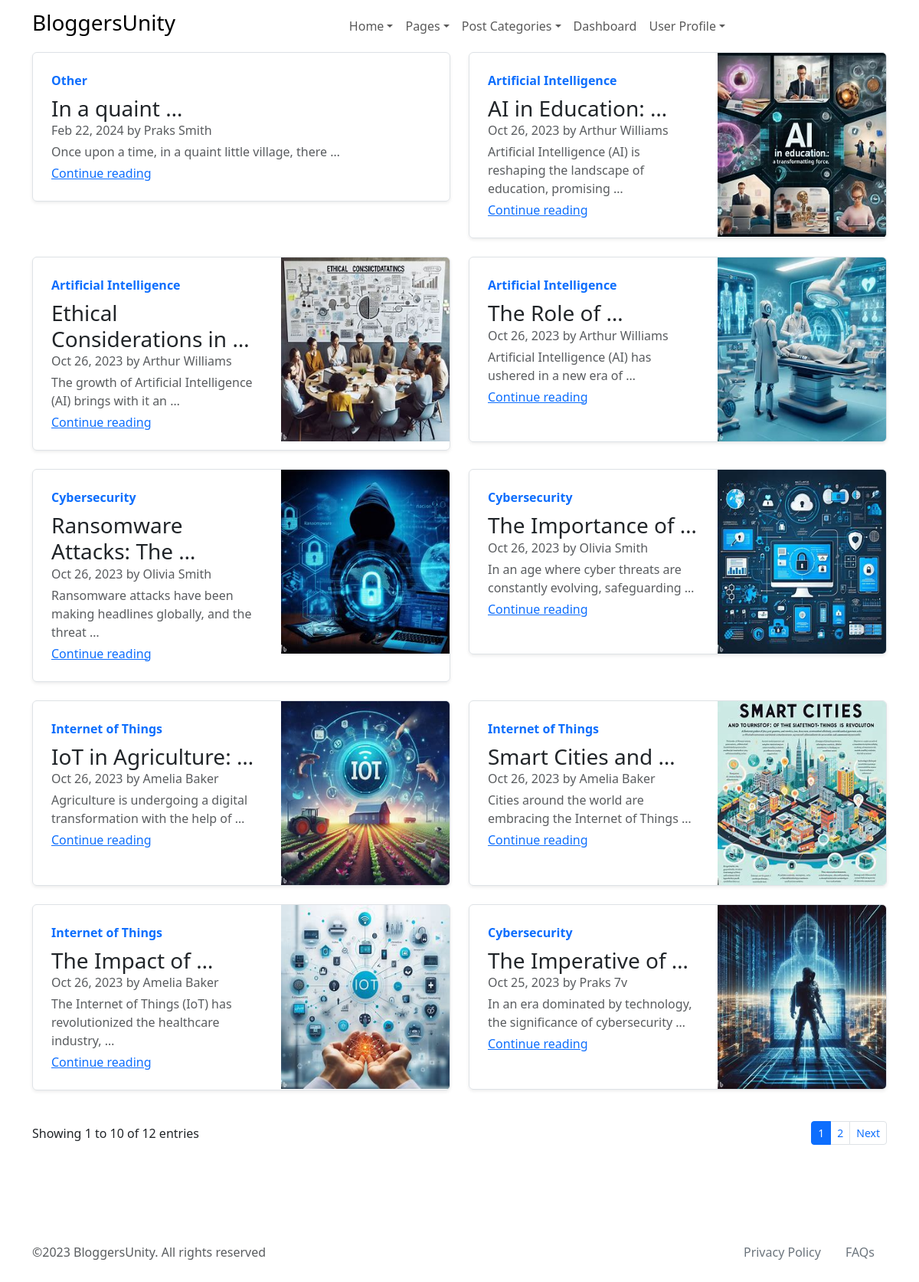
The app's page /blog/ (signed in) with its own data.
### Tech/models.py (models this page shows, shortened)
class BlogPost(models.Model):
    title = models.CharField(max_length=200)
    content = models.TextField()
    author = models.ForeignKey(CustomUser, on_delete=models.CASCADE)
    pub_date = models.DateTimeField(auto_now_add=True)
    STATUS_CHOICES = (
        ('draft', 'Draft'),
        ('published', 'Published'),
        ('archived', 'Archived'),
    )
    status = models.CharField(max_length=20, choices=STATUS_CHOICES, default='draft')
    image = models.ImageField(upload_to='blog_images/', blank=True, null=True)
    CATEGORY_CHOICES = (
        ('Aerospace', 'Aerospace'),
        ('Artificial_Intelligence', 'Artificial Intelligence'),
        ('Automotive', 'Automotive'),
        ('Biotechnology', 'Biotechnology'),
        ('Cybersecurity', 'Cybersecurity'),
        ('Fintech', 'Fintech'),
        ('Gaming', 'Gaming'),
        ('IoT', 'Internet of Things'),
        ('Robotics', 'Robotics'),
        ('Other', 'Other'),
    )
    categories = models.CharField(max_length=100, choices=CATEGORY_CHOICES, default='Other')
    slug = models.SlugField(unique=True, max_length=255, blank=True)
    objects = models.Manager()

class CustomUser(AbstractBaseUser, PermissionsMixin):
    username = models.CharField(max_length=30, unique=True)
    email = models.EmailField(unique=True)
    first_name = models.CharField(max_length=30, blank=True)
    last_name = models.CharField(max_length=30, blank=True)
    profile_picture = models.ImageField(upload_to='profile_pictures', blank=True, null=True)
    date_of_birth = models.DateField(null=True, blank=True)
    bio = models.TextField(blank=True)
    is_active = models.BooleanField(default=True)
    is_staff = models.BooleanField(default=False)
    date_joined = models.DateTimeField(default=timezone.now)
    objects = CustomUserManager()
    USERNAME_FIELD = 'email'
    REQUIRED_FIELDS = ['username']
    def __str__(self):
        if self.first_name and self.last_name:
            return f"{self.first_name} {self.last_name}"
        elif self.username:
            return self.username
        else:
            return self.email

### Tech/views.py (the view)
# urls.py: path('blog/', views.BlogPostsView.as_view(), name='blog_post_lists'),
class BlogPostsView(View):
    template_name = 'Tech/blog_post_list.html'
    per_page = 10
    def get(self, request):
        all_blog_posts = BlogPost.objects.all().order_by('-pub_date')
        blog_post_count = all_blog_posts.count()
        paginator = Paginator(all_blog_posts, self.per_page)
        page = request.GET.get('page')
        try:
            blog_posts = paginator.page(page)
        except PageNotAnInteger:
            blog_posts = paginator.page(1)
        except EmptyPage:
            blog_posts = paginator.page(paginator.num_pages)
        return render(request, self.template_name, {'blog_posts': blog_posts, 'blog_post_count': blog_post_count})

### Tech/templates/Tech/blog_post_list.html (shortened to what this page needs)
{% extends 'Tech/base.html' %}
{% block content %}
<main class="container">
    <div class="row">
        {% for post in blog_posts %}
        <div class="col-md-6">
            <div class="row g-0 border rounded overflow-hidden flex-md-row mb-4 shadow-sm h-md-250 position-relative">
                <div class="col p-4 d-flex flex-column position-static">
                    <strong class="d-inline-block mb-2 text-primary">{{ post.get_categories_display }}</strong>
                    <h3 class="mb-0">{{ post.title | truncatewords:3 }}</h3>
                    <div class="mb-1 text-muted">{{ post.pub_date | date:"M d, Y"}} by {{ post.author }}</div>
                    <div class="mb-1 text-muted">{{ post.content | truncatewords:10 }}</div>
                    <a href="{% url 'blog_post_detail' post.slug %}" class="stretched-link">Continue reading</a>
                </div>
                <div class="col-auto d-none d-lg-block">
                    {% if post.image %}
                    <img class="bd-placeholder-img" src="{{ post.image.url }}" width="220" height="240"
                         alt="Placeholder: Thumbnail">
                    {% endif %}
                </div>
            </div>
        </div>
        {% empty %}
        <p>No published posts to display.</p>
        {% endfor %}
    </div>
    {% if blog_posts.paginator.num_pages > 1 %}
    <div class="d-sm-flex justify-content-sm-between align-items-sm-center mt-4 mt-sm-3">
        <p class="mb-sm-0 text-center text-sm-start">Showing {{ blog_posts.start_index }} to
            {{ blog_posts.end_index }} of {{ blog_post_count }} entries</p>
        <nav class="mb-sm-0 d-flex justify-content-center" aria-label="navigation">
            <ul class="pagination pagination-sm pagination-bordered mb-0">
                {% for page in blog_posts.paginator.page_range %}
                {% if page == blog_posts.number %}
                <li class="page-item active">
                    <span class="page-link">{{ page }}</span>
                </li>
                {% else %}
                {% if page >= blog_posts.number|add:"-4" and page <= blog_posts.number|add:"4" %}
                <li class="page-item">
                    <a class="page-link" href="?page={{ page }}">{{ page }}</a>
                </li>
                {% elif page == blog_posts.number|add:"5" or page == blog_posts.number|add:"-5" %}
                <li class="page-item">
                    <span class="page-link" tabindex="-1" aria-disabled="true">...</span>
                </li>
                {% endif %}
                {% endif %}
                {% endfor %}
                {% if blog_posts.has_next %}
                <li class="page-item">
                    <a class="page-link" href="?page={{ blog_posts.next_page_number }}">Next</a>
                </li>
                {% endif %}
            </ul>
        </nav>
    </div>
    {% endif %}
</main>
{% endblock %}

### records on screen
BlogPost: categories "Other", title "In a quaint …", pub_date "Feb 22, 2024", author "Praks Smith", content "Once upon a time, in a quaint little village, there …"
BlogPost: categories "Artificial Intelligence", title "AI in Education: …", pub_date "Oct 26, 2023", author "Arthur Williams", content "Artificial Intelligence (AI) is reshaping the landscape of education, promising …", image (picture)
BlogPost: categories "Artificial Intelligence", title "Ethical Considerations in …", pub_date "Oct 26, 2023", author "Arthur Williams", content "The growth of Artificial Intelligence (AI) brings with it an …", image (picture)
BlogPost: categories "Artificial Intelligence", title "The Role of …", pub_date "Oct 26, 2023", author "Arthur Williams", content "Artificial Intelligence (AI) has ushered in a new era of …", image (picture)
BlogPost: categories "Cybersecurity", title "Ransomware Attacks: The …", pub_date "Oct 26, 2023", author "Olivia Smith", content "Ransomware attacks have been making headlines globally, and the threat …", image (picture)
BlogPost: categories "Cybersecurity", title "The Importance of …", pub_date "Oct 26, 2023", author "Olivia Smith", content "In an age where cyber threats are constantly evolving, safeguarding …", image (picture)
BlogPost: categories "Internet of Things", title "IoT in Agriculture: …", pub_date "Oct 26, 2023", author "Amelia Baker", content "Agriculture is undergoing a digital transformation with the help of …", image (picture)
BlogPost: categories "Internet of Things", title "Smart Cities and …", pub_date "Oct 26, 2023", author "Amelia Baker", content "Cities around the world are embracing the Internet of Things …", image (picture)
BlogPost: categories "Internet of Things", title "The Impact of …", pub_date "Oct 26, 2023", author "Amelia Baker", content "The Internet of Things (IoT) has revolutionized the healthcare industry, …", image (picture)
BlogPost: categories "Cybersecurity", title "The Imperative of …", pub_date "Oct 25, 2023", author "Praks 7v", content "In an era dominated by technology, the significance of cybersecurity …", image (picture)

### other values on screen
{{ blog_posts.start_index }} "1"
{{ blog_posts.end_index }} "10"
{{ blog_post_count }} "12"
{{ page }} "1"
{{ page }} "2"
